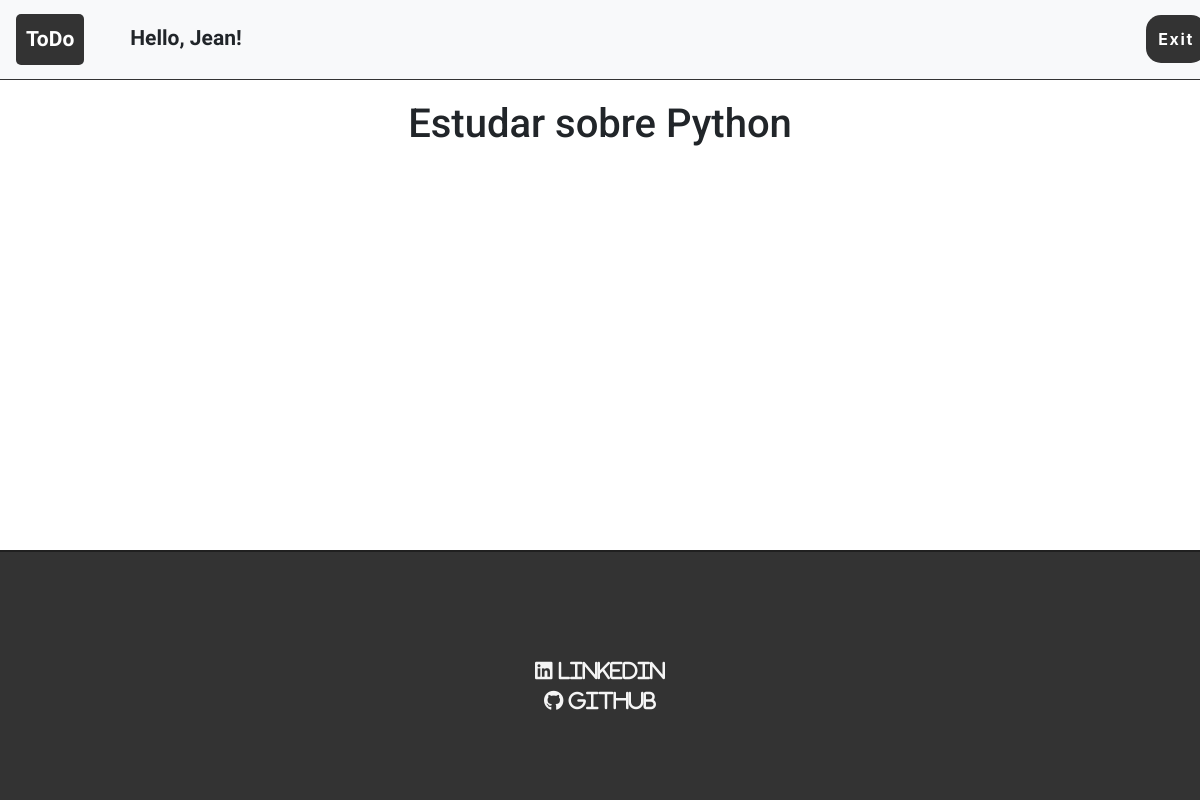
Before: /task/2/ (signed in) with the older database file.
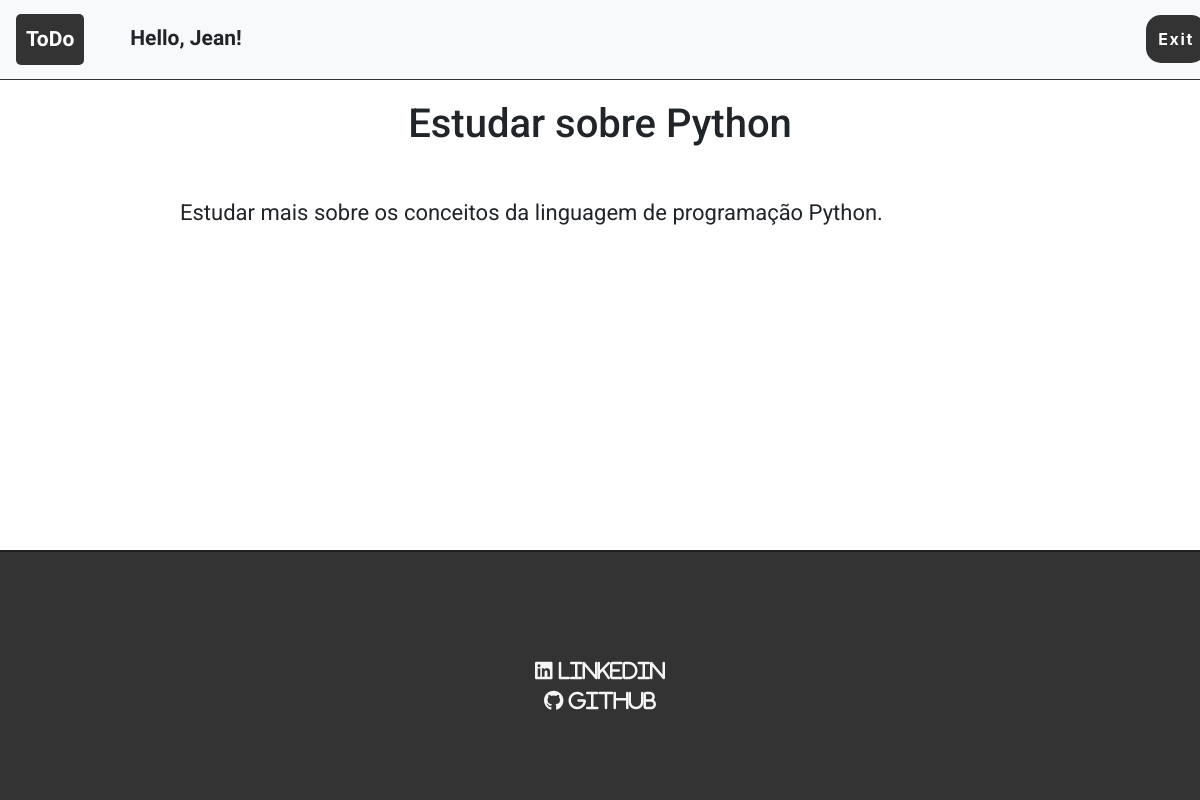
After: the same page with the newer database file.
### base/models.py (models this page shows)
class Task(models.Model):
    user = models.ForeignKey(User, on_delete= models.CASCADE, null= True, blank= True)
    title = models.CharField(max_length= 200)
    description = models.TextField(null= True, blank= True)
    complete = models.BooleanField(default= False)
    created_at = models.DateTimeField(auto_now_add= True)
    def __str__(self):
        return self.title
    class Meta:
        ordering = ['complete']

### base/views.py (the view)
# urls.py: path('task/<int:pk>/', TaskDetail.as_view(), name= 'task'),
class TaskDetail(LoginRequiredMixin, DetailView):
    model = Task

### base/templates/base/task_detail.html (shortened to what this page needs)
{% extends 'base.html' %}
{% block content %}
    <section>
        <div id="text-title">
            <h1>{{ object }}</h1>
        </div>
        <div id="text-description">
            <p>{{ object.description }}</p>
        </div>
    </section>
{% endblock %}

### base/templates/base.html (shortened to what this page needs)
{% load static %}
<!DOCTYPE html>
<html lang="pt-br">
<head>
    <link rel="stylesheet" href="https://cdn.jsdelivr.net/npm/bootstrap@4.6.0/dist/css/bootstrap.min.css">
    <link rel="stylesheet" href="{% static 'css/style.css' %}">
</head>
<body>
    <div class="container-fluid">
        <nav class="navbar navbar-expand-lg navbar-light bg-light">
        <div class="container-fluid">
            <a id="todo" class="navbar-brand" href="/">ToDo</a>
            {% if user.is_authenticated %}
            <div class="header-bar">
                <p>Hello, {{ request.user|title }}!<p>
            </div>
            {% endif %}
            <div class="collapse navbar-collapse" id="navbarSupportedContent">
                <ul class="navbar-nav me-auto mb-2 mb-lg-0">
                    {% if user.is_authenticated %}
                    <li class="nav-item">
                        <a class="nav-link" href="{% url 'logout' %}">Exit</a>
                    </li>
                    {% endif %}
                </ul>
            </div>
        </div>
        </nav>
        {% block content %}
        {% endblock %}
        <footer>
            <a href="https://www.linkedin.com/in/jo%C3%A3o-victor-paes-barreto-17803518b/">
                <div class="linkedin">
                    <i class="fab fa-linkedin"> Linkedin</i>
            </div></a>
            <a href="https://github.com/Joao-paes-oficial">
                <div class="github">
                    <i class="fab fa-github"> GitHub</i>
                </div></a>
        </footer>
    </div>
</body>
</html>

### base/static/css/style.css (style rules this page uses)
.container-fluid { padding: 0; }
.navbar { border-bottom: 1px solid #333; margin-bottom: 20px; }
.navbar-nav { margin-left: 96%; background-color: #333; border-radius: 15px; padding: 4px; }
.navbar-brand { font-weight: bold; font-family: 'Goblin One', cursive; border-radius: 5px; font-size: 21px; padding: 10px; }
#todo { color: #FFF; background-color: #333; }
.header-bar { font-family: 'Goblin One', cursive; font-weight: bold; font-size: 21px; padding-top: 15px; padding-left: 30px; }
.navbar-light .navbar-nav a.nav-link { color: #FFF; letter-spacing: 1.6px; font-weight: bold; }
#text-title { text-align: justify; text-justify: inter-word; display: flex; flex-direction : column; align-items: center; font-family: 'Roboto', sans-serif; padding-bottom: 40px; font-size: 30px; }
#text-description { word-wrap: break-word; width: 70%; margin: auto; text-align: justify; font-size: 22px; font-family: 'Roboto', sans-serif; }
footer { background-color: #333; height: 250px; width: 100%; border-top: 2px solid #202020; position: absolute; bottom: 0; }
.linkedin { color: #f5f5f5; text-align: center; top: 42%; position: relative; text-decoration: none; font-size: 20px; }
.github { color: #f5f5f5; text-align: center; top: 42%; position: relative; text-decoration: none; font-size: 20px; }

Changed rows visible on the page:
changed Task "Estudar sobre Python": description (not shown) → "Estudar mais sobre os conceitos da linguagem de programação Python."
